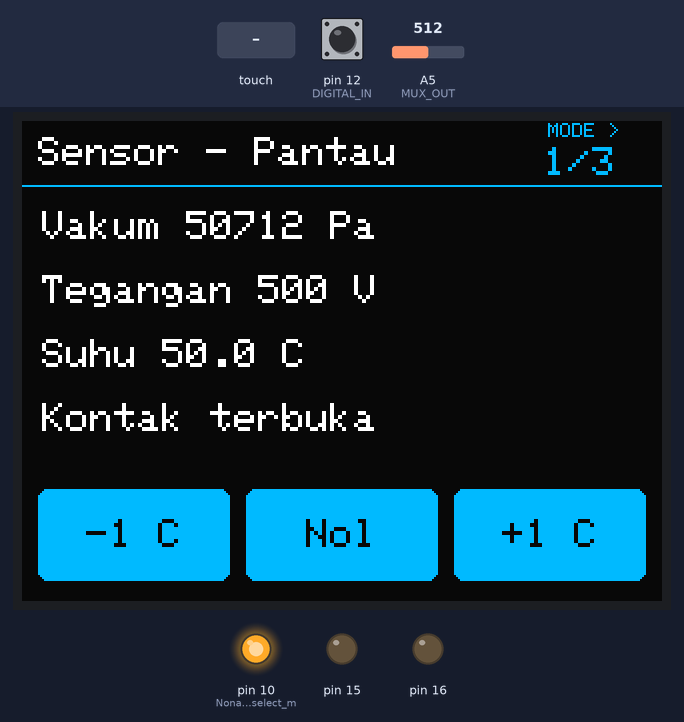
A sketch run on a simulated Arduino Uno, built with avr-gcc and run on an emulated ATmega328P. On the bench: 320×240 colour display, output pins drawn as LEDs (lit = HIGH). The inputs (shaded band) are chosen by the test bench; at power-on: A5 (MUX_OUT) = 512, pin 12 (DIGITAL_IN) HIGH. Pins used as bus, display or sensor lines are not drawn; what the sketch prints to the serial monitor is not drawn.

Above: at 1.4 s.
1.5 s: A5 (MUX_OUT) set to 0
At 2.7 s:
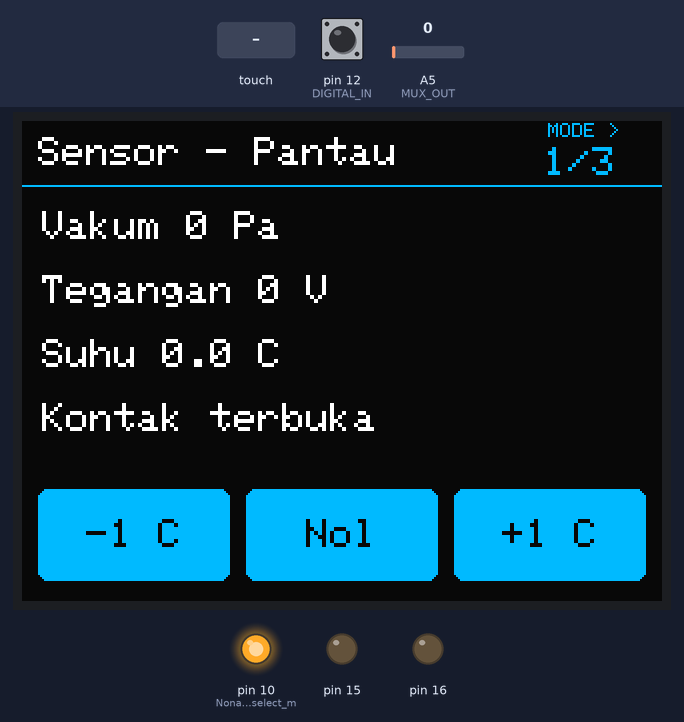
3.2 s: pin 12 (DIGITAL_IN) pulled LOW for 0.15 s
At 3.38 s:
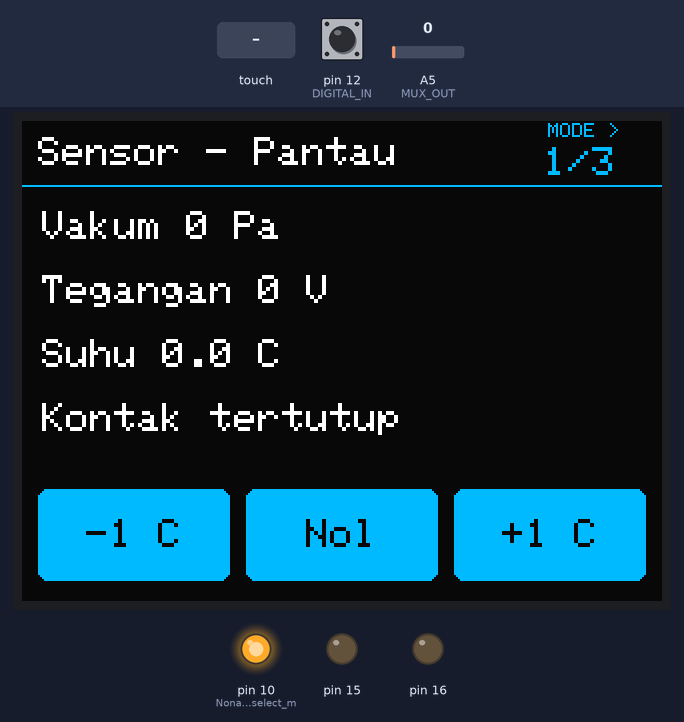
4.9 s: touch panel pressed at 87 % / 10 % of its raw x / y range
At 6.0 s:
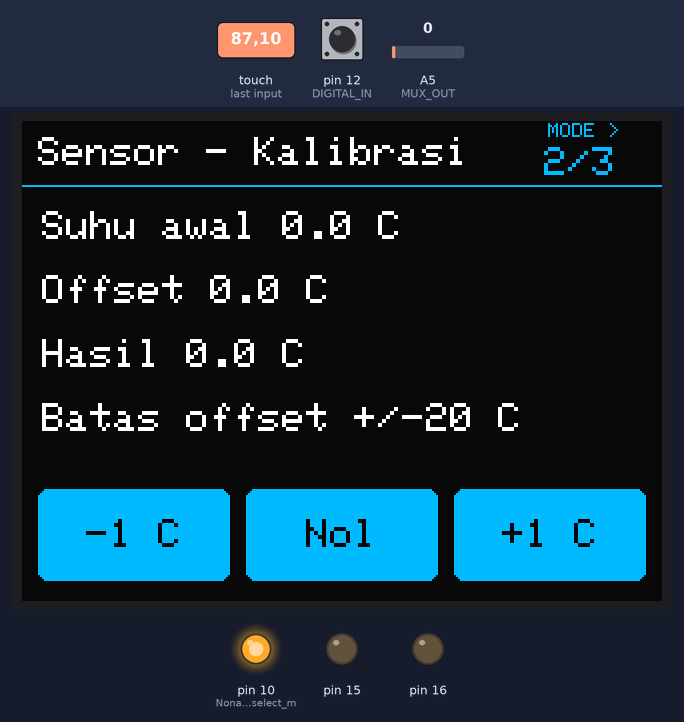
6.7 s: touch panel pressed at 87 % / 30 % of its raw x / y range
At 7.3 s:
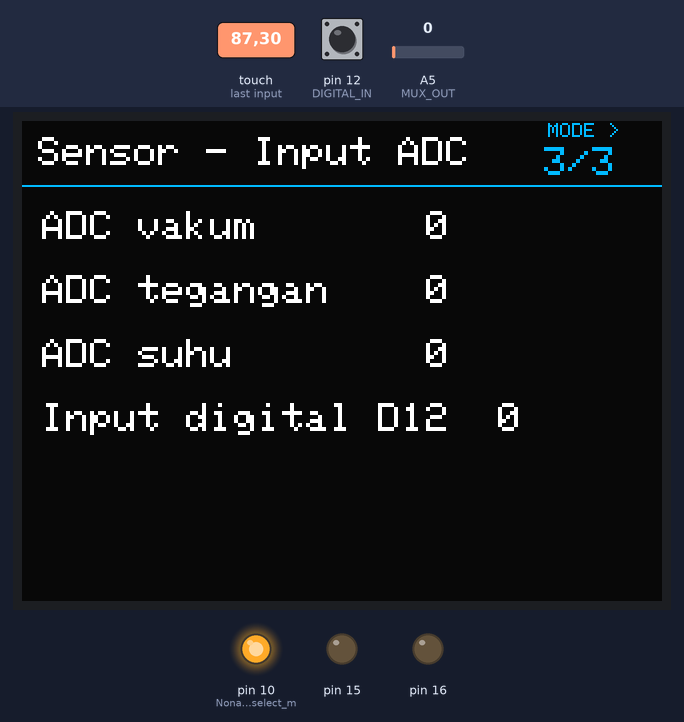
8.5 s: touch panel pressed at 87 % / 10 % of its raw x / y range
At 8.76 s:
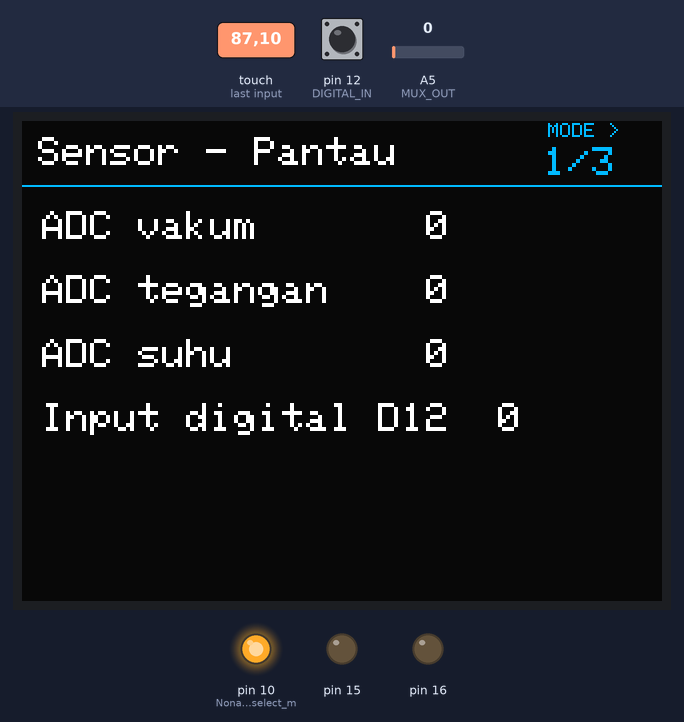
10.3 s: A5 (MUX_OUT) set to 122
At 10.8 s:
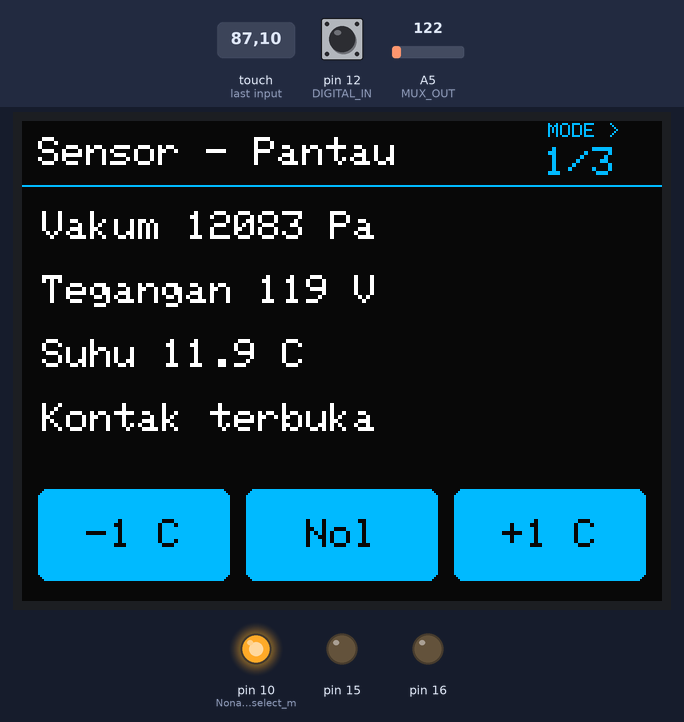
Timing chart, 0 to 12.9 s (numbered marks = the images above; inputs shaded):
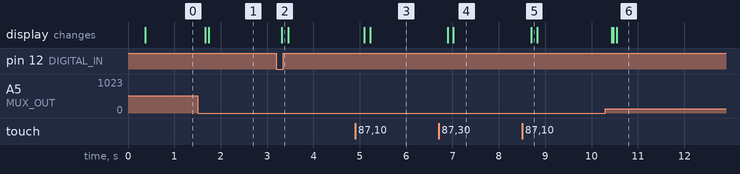

The sketch:

node2_sensor.ino
```cpp
#include <AcceleratorLink.h>
// 0 = kabel langsung; 1 = shield TFT dan rangkaian I/O pada README.
#ifndef USE_LOCAL_TFT
#define USE_LOCAL_TFT 1
#endif
#if USE_LOCAL_TFT
#include <NodePanel.h>
NodePanel panel;
#endif


UsbLink usb;
#if USE_LOCAL_TFT
// 74HC4051: C/S2 dan INH ke GND; A5 membaca kanal Y0, Y1, Y2.
int sampleAdc[3] = {};  // Sampel yang sama untuk telemetri dan halaman ADC.
const byte MUX_A=11, MUX_B=13, MUX_OUT=A5, DIGITAL_IN=12;
#else
const byte DIGITAL_IN=2;
#endif
int tempOffset=0;                    // 0.1 °C, RAM only
unsigned long lastSample=0;
bool firstSample=true;
long pressurePa=0;
int hvVolts=0, rawTempDc=0;
bool digitalClosed=false;

int readChannel(byte channel) {
#if USE_LOCAL_TFT
  digitalWrite(MUX_A,channel & 1);
  digitalWrite(MUX_B,(channel >> 1) & 1);
  analogRead(MUX_OUT);  // Waktu peralihan mux dan pengisian ADC.
  sampleAdc[channel] = analogRead(MUX_OUT);
  return sampleAdc[channel];
#else
  const byte pins[]={A0,A1,A2};
  return analogRead(pins[channel]);
#endif
}

bool setOffset(long value) {
  if (value < -200 || value > 200) return false;
  tempOffset=int(value);
  return true;
}

#if USE_LOCAL_TFT
void formatSuhu(char (&line)[26], PGM_P label, int dc) {
  snprintf_P(line, sizeof(line), PSTR("%S %s%d.%d C"), label, dc < 0 ? "-" : "",
             abs(dc) / 10, abs(dc) % 10);
}

void localScreen(unsigned long now) {
  byte key = panel.button(now);
  byte page = panel.page();
  if (key == 1) setOffset(max(-200, tempOffset - 10));
  if (key == 2) setOffset(0);
  if (key == 3) setOffset(min(200, tempOffset + 10));

  if (panel.needsFrame()) {
    if (page == 2) panel.drawFrame(F("Sensor - Input ADC"), nullptr, nullptr, nullptr);
    else panel.drawFrame(page == 0 ? F("Sensor - Pantau") : F("Sensor - Kalibrasi"),
                         F("-1 C"), F("Nol"), F("+1 C"));
    return;
  }
  int row = panel.dueRow(now);
  if (row < 0) return;
  char line[26];
  if (page == 0) {
    switch (row) {
      case 0: snprintf_P(line, sizeof(line), PSTR("Vakum %ld Pa"), pressurePa); break;
      case 1: snprintf_P(line, sizeof(line), PSTR("Tegangan %d V"), hvVolts); break;
      case 2: formatSuhu(line, PSTR("Suhu"), rawTempDc + tempOffset); break;
      default: snprintf_P(line, sizeof(line), PSTR("Kontak %S"),
                          digitalClosed ? PSTR("tertutup") : PSTR("terbuka")); break;
    }
  } else if (page == 1) {
    switch (row) {
      case 0: formatSuhu(line, PSTR("Suhu awal"), rawTempDc); break;
      case 1: formatSuhu(line, PSTR("Offset"), tempOffset); break;
      case 2: formatSuhu(line, PSTR("Hasil"), rawTempDc + tempOffset); break;
      default: snprintf_P(line, sizeof(line), PSTR("Batas offset +/-20 C")); break;
    }
  } else {
    switch (row) {
      case 0: snprintf_P(line, sizeof(line), PSTR("ADC vakum    %4d"), sampleAdc[0]); break;
      case 1: snprintf_P(line, sizeof(line), PSTR("ADC tegangan %4d"), sampleAdc[1]); break;
      case 2: snprintf_P(line, sizeof(line), PSTR("ADC suhu     %4d"), sampleAdc[2]); break;
      default: snprintf_P(line, sizeof(line), PSTR("Input digital D12  %d"), digitalClosed); break;
    }
  }
  panel.row(row, line);
}
#endif

void setup() {
#if USE_LOCAL_TFT
  digitalWrite(10,HIGH); pinMode(10,OUTPUT);  // Nonaktifkan chip-select microSD.
  pinMode(MUX_A,OUTPUT); pinMode(MUX_B,OUTPUT);
  panel.begin();
#endif
  pinMode(DIGITAL_IN,INPUT_PULLUP);
  Serial.begin(115200);
}

void loop() {
  usb.pump();
  if (usb.idle() && usb.receive()) {
    Message &m=usb.msg;
    if (m.is(PSTR("node"),PSTR("sensor")) && m.is(PSTR("src"),PSTR("pi")) &&
        m.is(PSTR("type"),PSTR("cmd"))) {
      long id=m.num(PSTR("id")), v=m.num(PSTR("val"));
      if (id>=1 && id<=32767) {
        bool ok=true;
        if (m.is(PSTR("action"),PSTR("CAL_TEMP"))) ok=setOffset(v);
        else if (m.is(PSTR("action"),PSTR("RESET")) && v==1) setOffset(0);
        else ok=false;
        usb.send(PSTR("{\"node\":\"sensor\",\"type\":\"ack\",\"id\":%ld,\"ok\":%d,\"offset_dc\":%d}"),id,ok,tempOffset);
      }
    }
  }
  unsigned long now=millis();
  if (usb.idle() && (firstSample || now-lastSample>=200)) {
    firstSample=false; lastSample=now;
    pressurePa=readChannel(0)*101325L/1023;
    hvVolts=readChannel(1)*1000L/1023;
    rawTempDc=readChannel(2)*1000L/1023;
    digitalClosed=digitalRead(DIGITAL_IN)==LOW;
    usb.send(PSTR("{\"node\":\"sensor\",\"type\":\"telemetry\",\"vac_pa\":%ld,\"hv_v\":%d,\"temp_dc\":%d,\"din\":%d,\"offset_dc\":%d}"),
             pressurePa,hvVolts,rawTempDc+tempOffset,digitalClosed,tempOffset);
  }
#if USE_LOCAL_TFT
  localScreen(now);
#endif
}
```

Measured:
- after the input at 1.5 s, the display: first changes after 0.17 s (image 1 shows a later state)
- after the input at 3.2 s, the display: changes after 0.12 s (image 2)
- after the input at 4.9 s, the display: first changes after 0.19 s (image 3 shows a later state)
- after the input at 6.7 s, the display: first changes after 0.20 s (image 4 shows a later state)
- after the input at 8.5 s, the display: changes after 0.20 s (image 5)
- after the input at 10.3 s, the display: first changes after 0.14 s (image 6 shows a later state)
